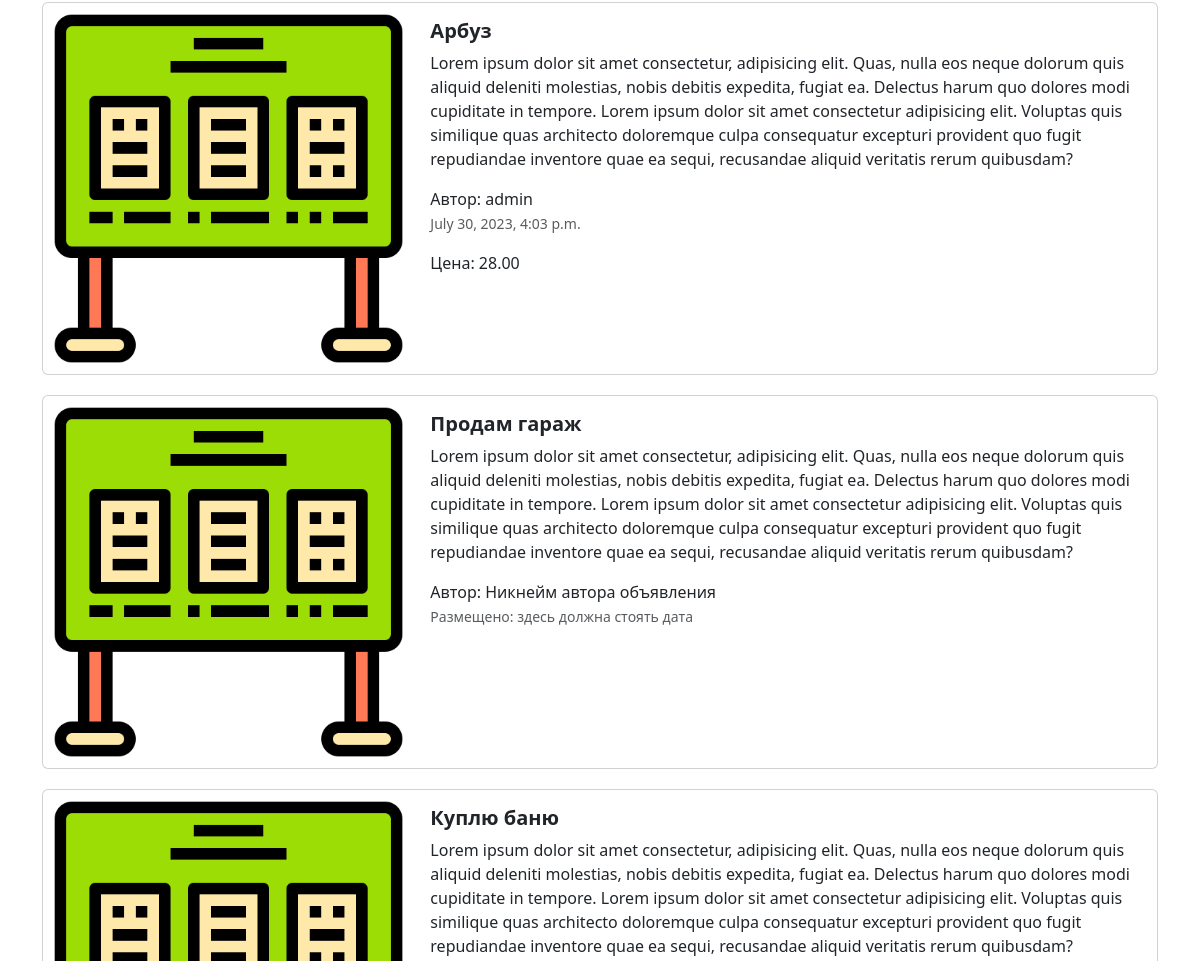
The app's page / (middle part), older data.
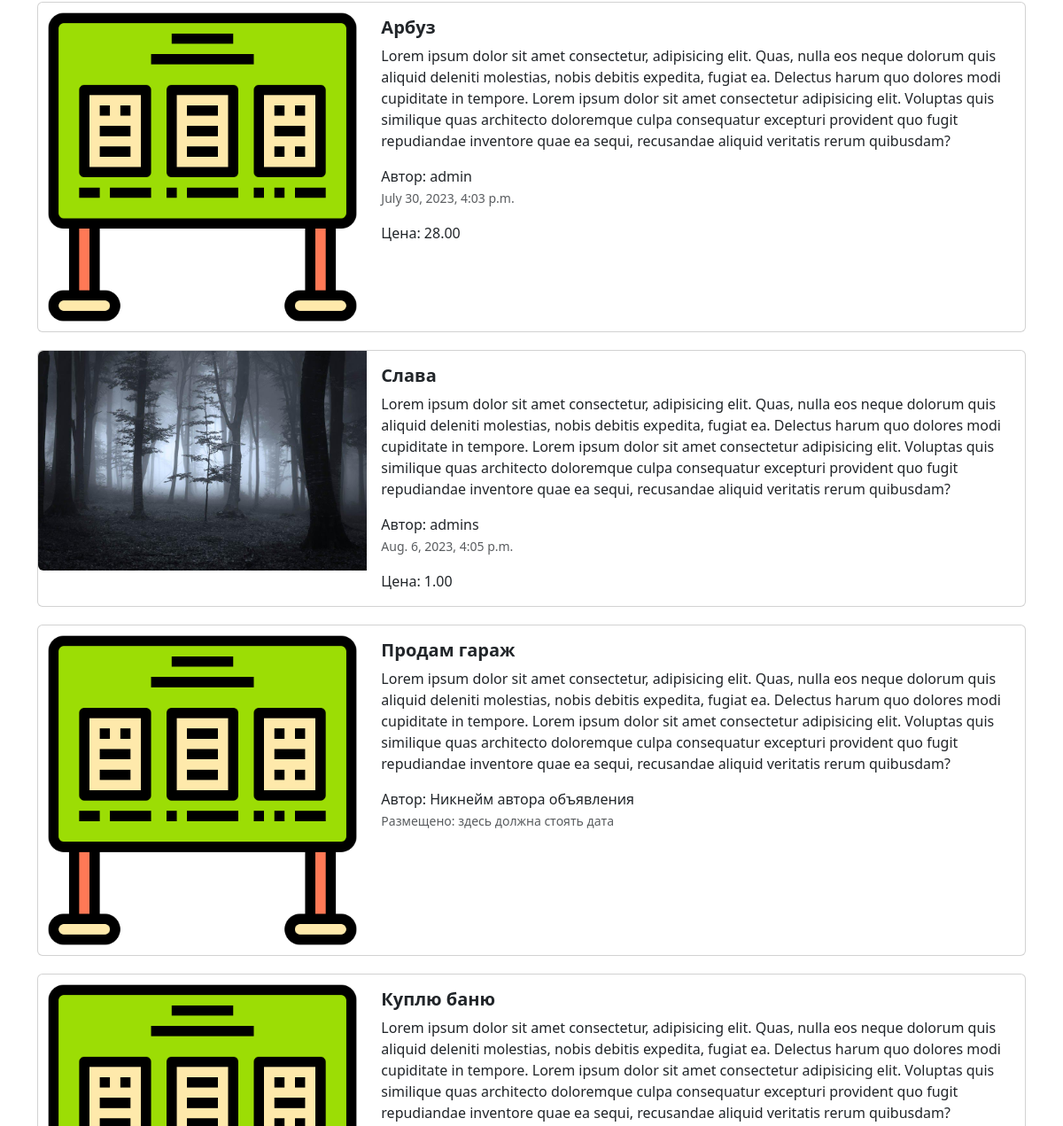
The same page, newer data.
### add/models.py (models this page shows, shortened)
class Advertisement(models.Model):# наследую класс Model для создания таблицы в БД
    title = models.CharField('название',max_length=100) #  текстовое поле
    description = models.TextField("описание")
    price = models.DecimalField('цена',max_digits=10, decimal_places=2)
    auction = models.BooleanField("торг", help_text='Отметьте, возможен ли торг')
    created_at = models.DateTimeField(auto_now_add=True)# сохраняем дату создания
    updated_at = models.DateTimeField(auto_now=True)# дата будет обновляться каждый раз при измении обьявления
    user = models.ForeignKey(User, on_delete=models.CASCADE) # если User буджет удален то все обьявления связанные с ним тоже будут удалены
    image = models.ImageField("изображения", upload_to='advertisements/')
    class Meta:
        db_table = 'add' # название таблицы

### add/views.py (the view)
# urls.py: path("", home, name = 'home'), # главная страница
def home(request):
    data = Advertisement.objects.all() #беру все запии из БД
    contex = {'advertisements' : data} #словарь
    return render(request, 'index.html', contex)

### templates/index.html (shortened to what this page needs)
{% extends 'base.html' %}
{% load static %}
{% block content %}
<div class="container">
  <div class="col">
    {% for adv in advertisements%}
    <div class="card mb-2" style="max-width: 1200px; margin-top: 20px;">
      <div class="row g-0">
        <div class="col-md-4">
          <a href="advertisement.html" class="nav-link">
            {%if adv.image%}
              <img src="{{adv.image.url}}" class="img-fluid rounded-start" alt="Card title">
            {%else%}
              <img src="{% static 'img/adv.png' %}" class="img-fluid rounded-start" alt="Card title">
            {%endif%}
          </a>
        </div>
        <div class="col-md-8">
          <div class="card-body">
            <h5 class="card-title">
              <a href="advertisement.html" class="nav-link"><strong>{{adv.title}}</strong></a>
            </h5>
            <a href="advertisement.html" class="nav-link">
              <p class="card-text">
                Lorem ipsum dolor sit amet consectetur, adipisicing elit. Quas, nulla eos neque dolorum quis aliquid
                deleniti molestias, nobis debitis expedita, fugiat ea. Delectus harum quo dolores modi cupiditate in
                tempore. Lorem ipsum dolor sit amet consectetur adipisicing elit. Voluptas quis similique quas
                architecto doloremque culpa consequatur excepturi provident quo fugit repudiandae inventore quae ea
                sequi, recusandae aliquid veritatis rerum quibusdam?
              </p>
              <span>Автор: {{adv.user}}</span>
              <p class="card-text"><small class="text-muted">{{adv.created_at}}</small></p>
              <span>Цена: {{adv.price}}</span>
            </a>
          </div>
        </div>
      </div>
    </div>
    {% endfor %}
    <div class="card mb-2" style="max-width: 1200px; margin-top: 20px;">
      <div class="row g-0">
        <div class="col-md-4">
          <a href="advertisement.html" class="nav-link">
            <img src="{% static 'img/adv.png' %}" class="img-fluid rounded-start" alt="Card title">
          </a>
        </div>
        <div class="col-md-8">
          <div class="card-body">
            <h5 class="card-title">
              <a href="advertisement.html" class="nav-link"><strong>Продам гараж</strong></a>
            </h5>
            <a href="advertisement.html" class="nav-link">
              <p class="card-text">
                Lorem ipsum dolor sit amet consectetur, adipisicing elit. Quas, nulla eos neque dolorum quis aliquid
                deleniti molestias, nobis debitis expedita, fugiat ea. Delectus harum quo dolores modi cupiditate in
                tempore. Lorem ipsum dolor sit amet consectetur adipisicing elit. Voluptas quis similique quas
                architecto doloremque culpa consequatur excepturi provident quo fugit repudiandae inventore quae ea
                sequi, recusandae aliquid veritatis rerum quibusdam?
              </p>
              <span>Автор: Никнейм автора объявления</span>
              <p class="card-text"><small class="text-muted">Размещено: здесь должна стоять дата</small></p>
            </a>
          </div>
        </div>
      </div>
    </div>
    <div class="card mb-2" style="max-width: 1200px; margin-top: 20px;">
      <div class="row g-0">
        <div class="col-md-4">
          <a href="advertisement.html" class="nav-link">
            <img src="{% static 'img/adv.png' %}" class="img-fluid rounded-start" alt="Card title">
          </a>
        </div>
        <div class="col-md-8">
          <div class="card-body">
            <h5 class="card-title">
              <a href="advertisement.html" class="nav-link"><strong>Куплю баню</strong></a>
            </h5>
            <a href="advertisement.html" class="nav-link">
              <p class="card-text">
                Lorem ipsum dolor sit amet consectetur, adipisicing elit. Quas, nulla eos neque dolorum quis aliquid
                deleniti molestias, nobis debitis expedita, fugiat ea. Delectus harum quo dolores modi cupiditate in
                tempore. Lorem ipsum dolor sit amet consectetur adipisicing elit. Voluptas quis similique quas
                architecto doloremque culpa consequatur excepturi provident quo fugit repudiandae inventore quae ea
                sequi, recusandae aliquid veritatis rerum quibusdam?
              </p>
            </a>
          </div>
        </div>
      </div>
    </div>
  </div>
</div>
{% endblock %}

### templates/base.html (shortened to what this page needs)
{% load static %}
<!DOCTYPE html>
<html lang="en">
<head>
  <link href="{% static 'css/bootstrap.min.css' %}" rel="stylesheet">
  <link rel="stylesheet" href="{% static 'css/fontello.css' %}">
</head>
<body>
{% block content %}
{% endblock %}
</body>
</html>

Row changes from the older to the newer data that the page shows:
added Advertisement: image (picture), title "Слава", user "admins", created_at "Aug. 6, 2023, 4:05 p.m.", price "1.00"
